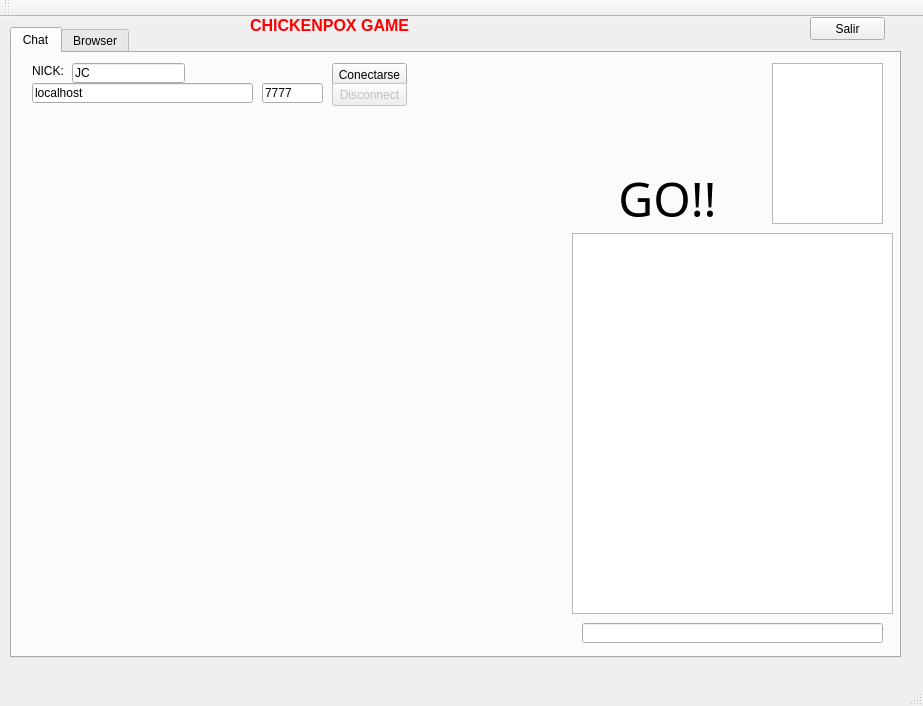
<?xml version="1.0" encoding="UTF-8"?>
<ui version="4.0">
 <class>MainWindow</class>
 <widget class="QMainWindow" name="MainWindow">
  <property name="geometry">
   <rect>
    <x>0</x>
    <y>0</y>
    <width>923</width>
    <height>706</height>
   </rect>
  </property>
  <property name="windowTitle">
   <string>MainWindow</string>
  </property>
  <widget class="QWidget" name="centralWidget">
   <widget class="QTabWidget" name="tabWidget">
    <property name="geometry">
     <rect>
      <x>10</x>
      <y>10</y>
      <width>891</width>
      <height>631</height>
     </rect>
    </property>
    <property name="currentIndex">
     <number>0</number>
    </property>
    <widget class="QWidget" name="tab">
     <attribute name="title">
      <string>Chat</string>
     </attribute>
     <widget class="QTextEdit" name="textEdit">
      <property name="geometry">
       <rect>
        <x>560</x>
        <y>180</y>
        <width>321</width>
        <height>381</height>
       </rect>
      </property>
      <property name="readOnly">
       <bool>true</bool>
      </property>
     </widget>
     <widget class="QLineEdit" name="lineEdit_Mensaje">
      <property name="geometry">
       <rect>
        <x>570</x>
        <y>570</y>
        <width>301</width>
        <height>20</height>
       </rect>
      </property>
     </widget>
     <widget class="QListWidget" name="listWidget">
      <property name="geometry">
       <rect>
        <x>760</x>
        <y>10</y>
        <width>111</width>
        <height>161</height>
       </rect>
      </property>
     </widget>
     <widget class="QLineEdit" name="lineEdit_Server">
      <property name="geometry">
       <rect>
        <x>20</x>
        <y>30</y>
        <width>221</width>
        <height>20</height>
       </rect>
      </property>
      <property name="text">
       <string>localhost</string>
      </property>
     </widget>
     <widget class="QLineEdit" name="lineEdit_Port">
      <property name="geometry">
       <rect>
        <x>250</x>
        <y>30</y>
        <width>61</width>
        <height>20</height>
       </rect>
      </property>
      <property name="text">
       <string>7777</string>
      </property>
     </widget>
     <widget class="QPushButton" name="btnConnect">
      <property name="geometry">
       <rect>
        <x>320</x>
        <y>10</y>
        <width>75</width>
        <height>23</height>
       </rect>
      </property>
      <property name="text">
       <string>Conectarse</string>
      </property>
     </widget>
     <widget class="QPushButton" name="btnDisconnect">
      <property name="enabled">
       <bool>false</bool>
      </property>
      <property name="geometry">
       <rect>
        <x>320</x>
        <y>30</y>
        <width>75</width>
        <height>23</height>
       </rect>
      </property>
      <property name="text">
       <string>Disconnect</string>
      </property>
     </widget>
     <widget class="QLineEdit" name="lineEdit_Nick">
      <property name="geometry">
       <rect>
        <x>60</x>
        <y>10</y>
        <width>113</width>
        <height>20</height>
       </rect>
      </property>
      <property name="text">
       <string>JC</string>
      </property>
     </widget>
     <widget class="QLabel" name="label">
      <property name="geometry">
       <rect>
        <x>20</x>
        <y>10</y>
        <width>31</width>
        <height>16</height>
       </rect>
      </property>
      <property name="text">
       <string>NICK:</string>
      </property>
     </widget>
     <widget class="QWidget" name="gridLayoutWidget">
      <property name="geometry">
       <rect>
        <x>10</x>
        <y>60</y>
        <width>541</width>
        <height>531</height>
       </rect>
      </property>
      <layout class="QGridLayout" name="gridLayout"/>
     </widget>
     <widget class="QLabel" name="lblGO">
      <property name="geometry">
       <rect>
        <x>580</x>
        <y>120</y>
        <width>151</width>
        <height>51</height>
       </rect>
      </property>
      <property name="font">
       <font>
        <family>Pristina</family>
        <pointsize>36</pointsize>
       </font>
      </property>
      <property name="autoFillBackground">
       <bool>false</bool>
      </property>
      <property name="styleSheet">
       <string notr="true">backgound-color: green;</string>
      </property>
      <property name="text">
       <string>GO!!</string>
      </property>
      <property name="alignment">
       <set>Qt::AlignCenter</set>
      </property>
     </widget>
    </widget>
    <widget class="QWidget" name="tab_2">
     <attribute name="title">
      <string>Browser</string>
     </attribute>
     <widget class="QLineEdit" name="lineEdit">
      <property name="geometry">
       <rect>
        <x>20</x>
        <y>10</y>
        <width>481</width>
        <height>20</height>
       </rect>
      </property>
     </widget>
    </widget>
   </widget>
   <widget class="QPushButton" name="btnSalir">
    <property name="geometry">
     <rect>
      <x>810</x>
      <y>0</y>
      <width>75</width>
      <height>23</height>
     </rect>
    </property>
    <property name="text">
     <string>Salir</string>
    </property>
   </widget>
   <widget class="QLabel" name="label_2">
    <property name="geometry">
     <rect>
      <x>250</x>
      <y>0</y>
      <width>221</width>
      <height>16</height>
     </rect>
    </property>
    <property name="font">
     <font>
      <pointsize>12</pointsize>
      <weight>75</weight>
      <bold>true</bold>
     </font>
    </property>
    <property name="styleSheet">
     <string notr="true">
color: rgb(255, 0, 0);</string>
    </property>
    <property name="text">
     <string>CHICKENPOX GAME</string>
    </property>
   </widget>
  </widget>
  <widget class="QMenuBar" name="menuBar">
   <property name="geometry">
    <rect>
     <x>0</x>
     <y>0</y>
     <width>923</width>
     <height>21</height>
    </rect>
   </property>
  </widget>
  <widget class="QToolBar" name="mainToolBar">
   <attribute name="toolBarArea">
    <enum>TopToolBarArea</enum>
   </attribute>
   <attribute name="toolBarBreak">
    <bool>false</bool>
   </attribute>
  </widget>
  <widget class="QStatusBar" name="statusBar"/>
 </widget>
 <layoutdefault spacing="6" margin="11"/>
 <tabstops>
  <tabstop>tabWidget</tabstop>
  <tabstop>lineEdit_Nick</tabstop>
  <tabstop>lineEdit_Server</tabstop>
  <tabstop>lineEdit_Port</tabstop>
  <tabstop>btnConnect</tabstop>
  <tabstop>btnDisconnect</tabstop>
  <tabstop>listWidget</tabstop>
  <tabstop>textEdit</tabstop>
  <tabstop>lineEdit_Mensaje</tabstop>
  <tabstop>btnSalir</tabstop>
  <tabstop>lineEdit</tabstop>
 </tabstops>
 <resources/>
 <connections/>
</ui>
